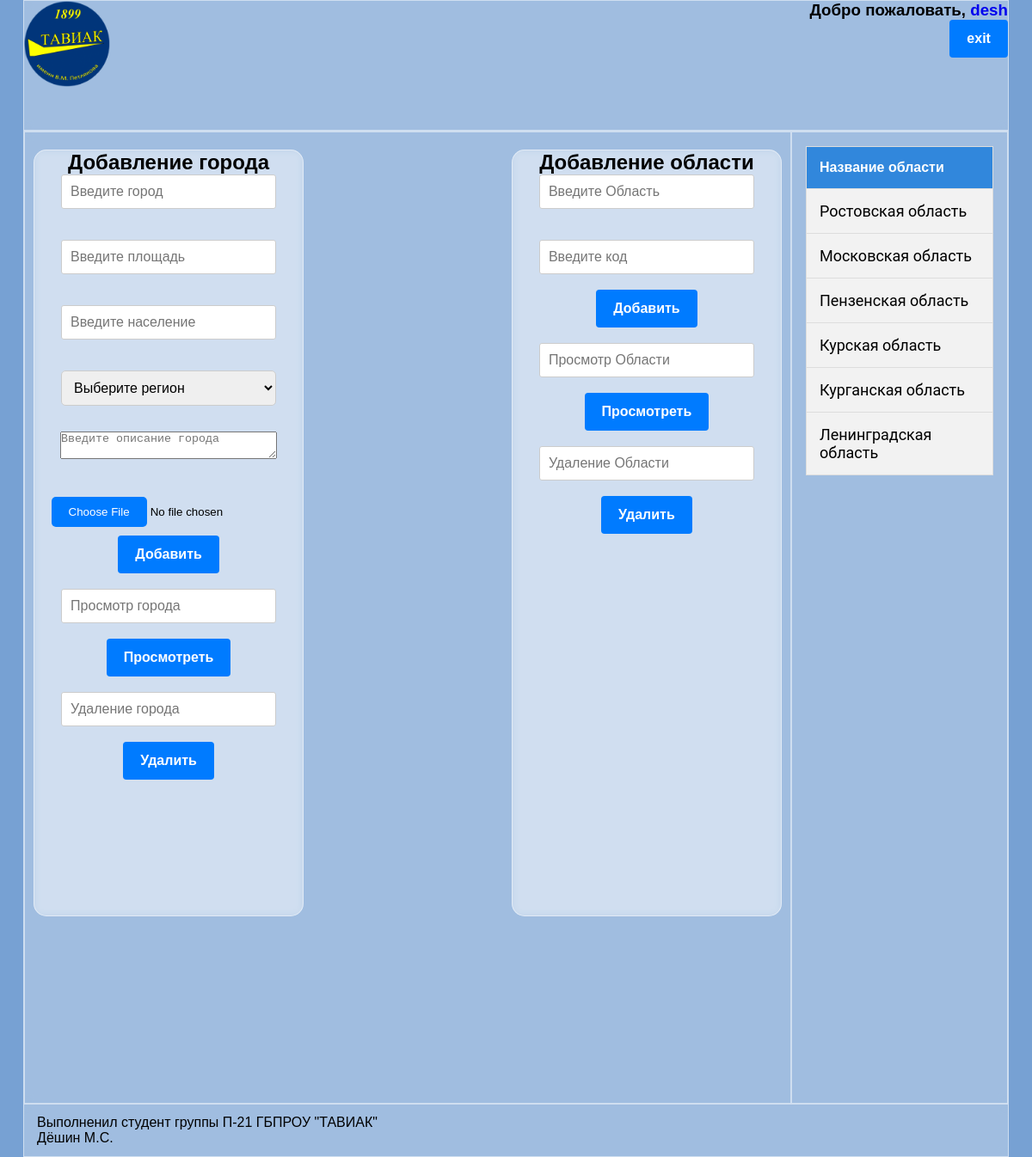
The app's page /index.php?content=admin.php (signed in) with its own data.
### tables this page shows
CREATE TABLE `region` (
  `id` int NOT NULL,
  `name` varchar(30) NOT NULL,
  `kod` int NOT NULL
);

### admin.php (the view, shortened to what this page needs)
<div class="table-container">
    <div class="table3">
        <h2>Добавление города</h2>
        <?php
        echo '<form method="POST" action="city_add.php"  enctype="multipart/form-data">';
        echo '<input class="input" type="text" name="answer" placeholder="Введите город"><br><br>';
        echo '<input class="input" type="text" name="answer2" placeholder="Введите площадь"><br><br>';
        echo '<input class="input" type="text" name="answer3" placeholder="Введите население"><br><br>';
    ?>
    <select name="answer4">
        <option value="">Выберите регион</option>
    </select><?php
        echo '<br><textarea name="answer5" placeholder="Введите описание города"></textarea><br>';
        echo '<input  class="input" type="file" name="uploadfile" value="Обзор"><br>';
        echo '<input type="submit" value="Добавить" name="input_button">';
        echo '</form>';
        echo '<br><form action="city_view.php" method="GET">';
        echo '<input type="text" name="name" placeholder="Просмотр города"><br>';
        echo '<input type="submit" value="Просмотреть" name="view_button">';
        echo '</form>';
        echo '<br><form method="POST" action="city_delete.php" >';
        echo '<input class="input" type="text" name="delete" placeholder="Удаление города"><br>';
        echo '<input type="submit" value="Удалить" name="input_button">';
        echo '</form><br>';
        ?>
    </div>
    <div class="table2">
        <h2>Добавление области</h2>
        <?php
        echo '<form method="POST" action="region_add.php">';
        echo '<input class="input" type="text" name="answer" placeholder="Введите Область"><br><br>';
        echo '<input class="input" type="text" name="answer2" placeholder="Введите код"><br>';
        echo '<input type="submit" value="Добавить" name="input_button">';
        echo '</form>';
        echo '<br><form action="region_view.php" method="GET">';
        echo '<input type="text" name="name" placeholder="Просмотр Области"><br>';
        echo '<input type="submit" value="Просмотреть" name="view_button">';
        echo '</form>';
        echo '<br><form method="POST" action="region_delete.php">';
        echo '<input class="input" type="text" name="delete" placeholder="Удаление Области"><br>';
        echo '<input type="submit" value="Удалить" name="input_button">';
        echo '</form><br>';
        ?>
    </div>
</div>

### sidebar.php
<div class="sidebar"><?php
$mysql = "SELECT id,name
            FROM region";
            $result = $dbcon->query($mysql);
            $city_data = $result->fetch_all(MYSQLI_ASSOC);?>
                <div class="tablGL">
                <div class="tabl">
                <?php
                echo "<table >";
                echo "<tr><th >Название области</th></tr>";
                foreach ($result as $row) {
                    echo "<tr> <td ><p><a class='link_sidebar' href='?region=" . $row['id'] . "'>" . $row['name'] . "</a></p></td> </tr>";
                }
                echo "</table>";
                ?></div></div>
            </div>

### css/style.css (style rules this page uses)
* { margin: 0px; padding: 0px; }
html { font-family: 'poppins', sans-serif; background-color: #77A1D3; }
body { justify-content: center; display: flex; margin: 0px; padding: 0px; overflow: auto; }
a { text-decoration: none; }
.link_sidebar { color: black; font-family: 'Roboto', sans-serif; font-size: 18px; }
.table-container { display: flex; height: 100vh; overflow-y: auto; }
.table2 { display: flex; flex-direction: column; align-items: center; height: 100ch; width: 312px; margin: 0 10px; margin-top: 20px; text-align: center; margin-left: auto; background-color:rgba(255, 255, 255, 0.3); border-radius: 15px; backdrop-filter: blur(5.5px); -webkit-backdrop-filter: blur(5.5); background: rgba(255, 255, 255, 0.30); border: 1px solid rgba(255, 255, 255, 0.5); font-family: 'poppins',sans-serif; }
.table3 { display: flex; flex-direction: column; align-items: center; height: 100ch; margin: 0 10px; margin-top: 20px; text-align: center; margin-right: auto; background-color:rgba(255, 255, 255, 0.3); border-radius: 15px; backdrop-filter: blur(5.5px); -webkit-backdrop-filter: blur(5.5); background: rgba(255, 255, 255, 0.30); border: 1px solid rgba(255, 255, 255, 0.5); font-family: 'poppins',sans-serif; }
.sidebar { width: 250px; margin-left: auto; border: 1px solid rgba(255, 255, 255, 0.5); }
.tablGL { justify-content: center; }
table { background-color: #f2f2f2; border-radius: 0.25em; border-collapse: collapse; margin: 1em; }
table, th, td { border: 1px solid #ddd; }
th, td { padding: 15px; text-align: left; }
th { background-color: #3187dc; color: white; }
tr:nth-child(even) { background-color: #f2f2f2; }
input[type="text"] { display: block; color: inherit; width: 250px; padding: 10px; font-family: inherit; font-size: var(--inputFontSize); font-weight: inherit; line-height: var(--inputLineHeight); border-radius: 0.4rem; transition: box-shadow var(--transitionDuration); margin: 0 auto; border: 1px solid #ccc; border-radius: 3px; box-sizing: border-box; }
input[type="submit"] { margin: 0; color: #ffffff; background-color: #007bff; font-family: inherit; font-size: 16px; font-weight: bold; line-height: 1.5; border: none; border-radius: 4px; padding: 10px 20px; cursor: pointer; transition: background-color 0.3s, box-shadow 0.3s; }
.input[type="file"] { margin-right: 10px; padding: 10px; padding-left: 0px; border-radius: 5px; cursor: pointer; box-sizing: border-box; }
textarea { width: 250px; min-width: 250px; max-width: 250px; max-height: 100px; margin: 30px; }
select[name="answer4"] { width: 250px; padding: 10px; border: 1px solid #ccc; border-radius: 5px; box-sizing: border-box; cursor: pointer; font-size: 16px; }
option { padding: 10px; background-color: #f9f9f9; }

### records on screen
region: name "Ростовская область"
region: name "Московская область"
region: name "Пензенская область"
region: name "Курская область"
region: name "Курганская область"
region: name "Ленинградская область"

### other values on screen
$_SESSION['login'] "desh"
